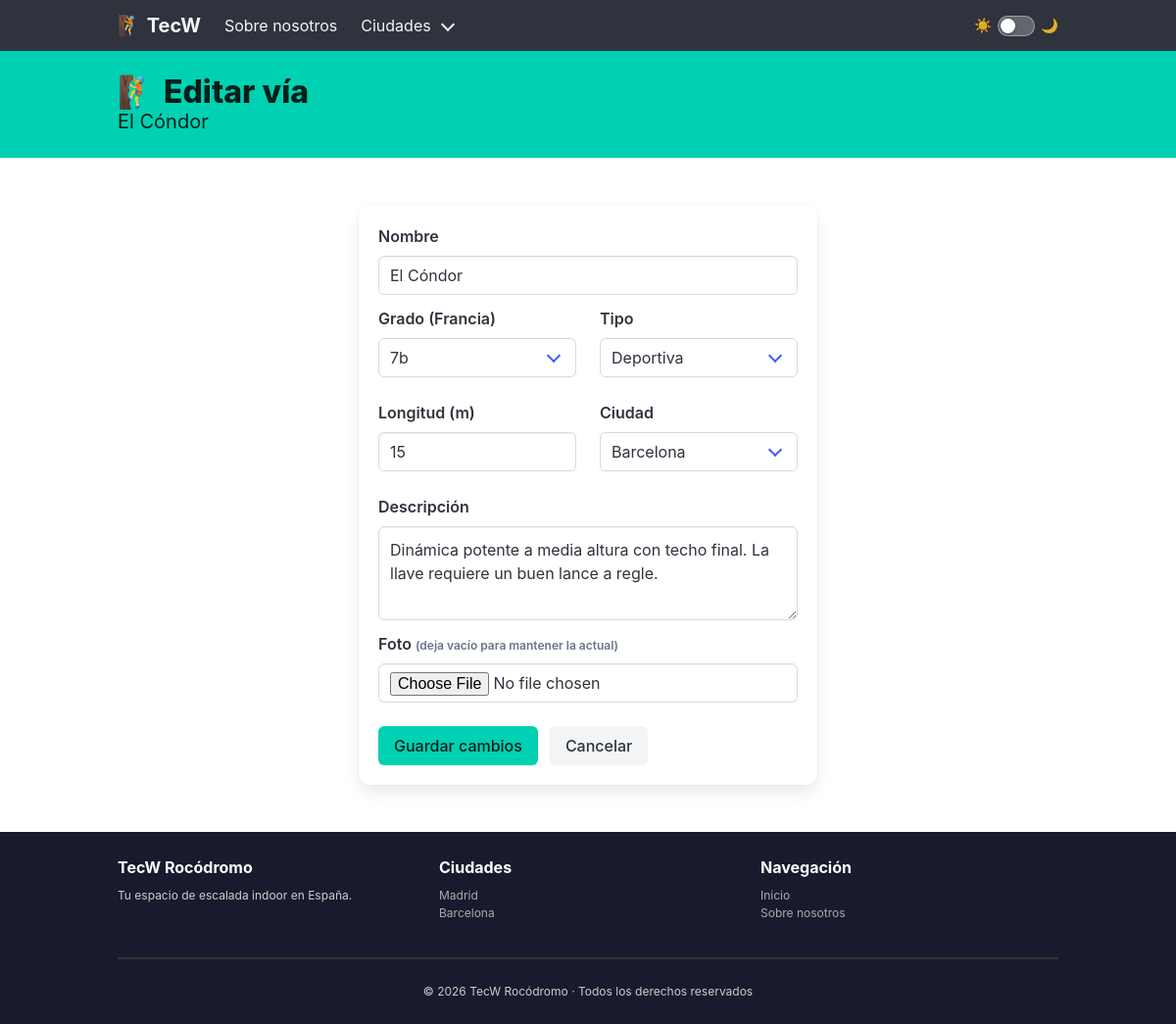
Page /ways/2/edit on the committed database.
### tecw_02_flask/app/models/ways.py (models this page shows, shortened)
class Way(db.Model):
    __tablename__ = "ways"
    id          = db.Column(db.Integer, primary_key=True)
    name        = db.Column(db.String(100), nullable=False)
    grade       = db.Column(db.String(10), nullable=False)   # Escala francesa: 6a, 7b+, etc.
    type        = db.Column(db.String(20), nullable=False)   # Deportiva / Top-rope / Boulder
    length      = db.Column(db.Integer, nullable=False)      # metros
    city        = db.Column(db.String(50), nullable=False)   # madrid / barcelona
    active      = db.Column(db.Boolean, default=True)
    picture     = db.Column(db.String(200), nullable=True)
    description = db.Column(db.Text, nullable=True)

### tecw_02_flask/app/blueprints/ways.py (the view)
@way_bp.route('/<int:way_id>/edit', methods=['GET'])
@load_way
def edit_way(way):
    return render_template('ways/way_edit.html', way=way)

### tecw_02_flask/app/app.py (called while the page is built)
@app.before_request
def before_request():
    log = f"Request: {request.method} {request.path}"
    logging.debug(log)

### tecw_02_flask/app/blueprints/ways.py (called while the page is built)
@way_bp.after_request
def add_total_ways_header(response):
    response.headers['X-Total-Ways'] = Way.query.count()
    return response

def load_way(f):
    @wraps(f)
    def decorated_function(*args, **kwargs):
        way_id = kwargs.pop('way_id', None)  # extrae y elimina way_id de kwargs
        if way_id is not None:
            way = Way.query.get(way_id)
            if way is None:
                abort(404)
            kwargs['way'] = way
        return f(*args, **kwargs)
    return decorated_function

### tecw_02_flask/app/templates/ways/way_edit.html (shortened to what this page needs)
{% extends 'common/layouts/main_layout.html' %}
{% block content %}
<section class="hero is-primary is-small">
    <div class="hero-body">
        <div class="container">
            <p class="title">🧗 Editar vía</p>
            <p class="subtitle">{{ way.name }}</p>
        </div>
    </div>
</section>
<section class="section">
    <div class="container">
        <div class="columns is-centered">
            <div class="column is-6">
                <div class="box">
                    <form action="/ways/{{ way.id }}/edit" method="POST" enctype="multipart/form-data">
                        <div class="field">
                            <label class="label">Nombre</label>
                            <div class="control">
                                <input class="input" type="text" name="name" value="{{ way.name }}" required>
                            </div>
                        </div>
                        <div class="columns">
                            <div class="column">
                                <div class="field">
                                    <label class="label">Grado (Francia)</label>
                                    <div class="control">
                                        <div class="select is-fullwidth">
                                            <select name="grade" required>
                                                {% for g in ['4','5a','5b','5c','6a','6a+','6b','6b+','6c','6c+','7a','7a+','7b','7b+','7c','7c+','8a'] %}
                                                <option {% if way.grade == g %}selected{% endif %}>{{ g }}</option>
                                                {% endfor %}
                                            </select>
                                        </div>
                                    </div>
                                </div>
                            </div>
                            <div class="column">
                                <div class="field">
                                    <label class="label">Tipo</label>
                                    <div class="control">
                                        <div class="select is-fullwidth">
                                            <select name="type" required>
                                                {% for t in ['Deportiva', 'Top-rope', 'Boulder'] %}
                                                <option {% if way.type == t %}selected{% endif %}>{{ t }}</option>
                                                {% endfor %}
                                            </select>
                                        </div>
                                    </div>
                                </div>
                            </div>
                        </div>
                        <div class="columns">
                            <div class="column">
                                <div class="field">
                                    <label class="label">Longitud (m)</label>
                                    <div class="control">
                                        <input class="input" type="number" name="length" value="{{ way.length }}" min="1" max="30" required>
                                    </div>
                                </div>
                            </div>
                            <div class="column">
                                <div class="field">
                                    <label class="label">Ciudad</label>
                                    <div class="control">
                                        <div class="select is-fullwidth">
                                            <select name="city" required>
                                                <option value="barcelona" {% if way.city == 'barcelona' %}selected{% endif %}>Barcelona</option>
                                            </select>
                                        </div>
                                    </div>
                                </div>
                            </div>
                        </div>
                        <div class="field">
                            <label class="label">Descripción</label>
                            <div class="control">
                                <textarea class="textarea" name="description" rows="3" required>{{ way.description }}</textarea>
                            </div>
                        </div>
                        <div class="field">
                            <label class="label">Foto <span class="has-text-grey is-size-7">(deja vacío para mantener la actual)</span></label>
                            <div class="control">
                                <input class="input" type="file" name="picture" accept="image/*">
                            </div>
                        </div>
                        <div class="field is-grouped mt-5">
                            <div class="control">
                                <button class="button is-primary" type="submit">Guardar cambios</button>
                            </div>
                            <div class="control">
                                <a class="button is-light" href="/ways/{{ way.id }}">Cancelar</a>
                            </div>
                        </div>
                    </form>
                </div>
            </div>
        </div>
    </div>
</section>
{% endblock %}

### tecw_02_flask/app/public/stylesheets/main.css (style rules this page uses)
:root { --bg: #ffffff; --bg-alt: #f5f5f5; --bg-card: #ffffff; --bg-card-head: #fafafa; --text: #363636; --text-muted: #6b6b6b; --border: #dbdbdb; --hr: #dbdbdb; --notif-plain-bg: #f0f0f0; --notif-plain-text: #363636; --notif-info-bg: #ebf5fb; --notif-info-text: #1b4f72; --notif-ok-bg: #eafaf1; --notif-ok-text: #145a32; --table-stripe: #fafafa; --footer-bg: #1a1a2e; --footer-text: #cccccc; --footer-link: #aaaaaa; --switch-track: rgba(255, 255, 255, 0.25); --switch-border: rgba(255, 255, 255, 0.4); }
html { scroll-behavior: smooth; }
body { background-color: var(--bg); color: var(--text); transition: background-color 0.2s, color 0.2s; }

### rows in the picture
Way: name "El Cóndor", grade "7b", type "Deportiva", length "15", city "Barcelona", description "Dinámica potente a media altura con techo final. La llave requiere un buen lance a regle."
